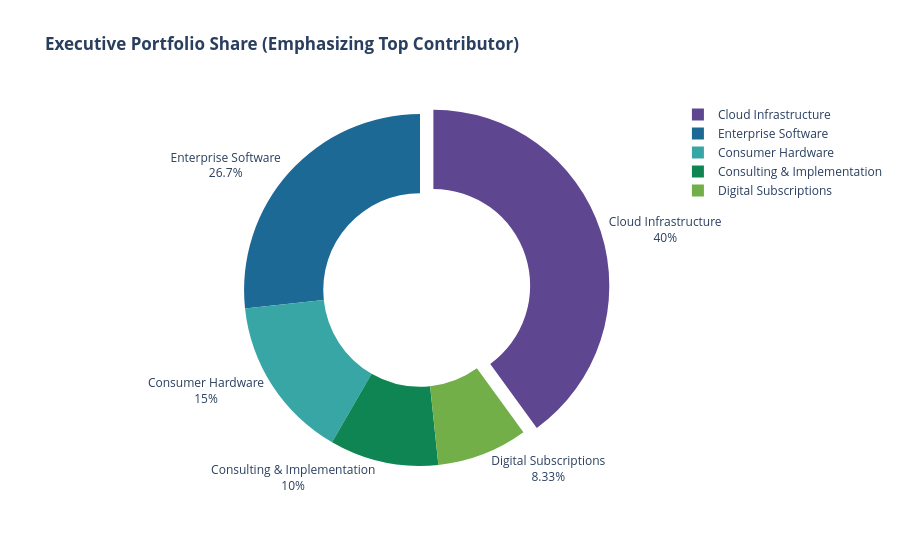

The cell this chart's notebook holds for it:
### Markdown cell above
### Exercise 2: Modify Chart Settings (Custom Donut Chart)
In the code cell below, modify the Plotly donut chart:
- Change the donut cutout size to `hole=0.55`.
- Use a custom qualitative color sequence: `color_discrete_sequence=px.colors.qualitative.Prism`.
- Pull/explode the largest slice slightly (`pull=[0.08, 0, 0, 0, 0]`) to emphasize the leading division.

### Code cell
# Exercise 2: Student Code
fig_custom_donut = px.pie(
    df,
    names="category",
    values="revenue",
    hole=0.55,
    color_discrete_sequence=px.colors.qualitative.Prism,
    title="<b>Executive Portfolio Share (Emphasizing Top Contributor)</b>"
)

# Explode the first slice (Cloud Infrastructure)
fig_custom_donut.update_traces(
    pull=[0.08, 0, 0, 0, 0],
    textinfo="percent+label",
    textposition="outside"
)
fig_custom_donut.update_layout(template="plotly_white")
fig_custom_donut.show()

### Figure 1 — Plotly figure (JSON) as saved in the notebook; plotly's stock layout.template omitted (floating-point values rounded to 4 significant figures)
{"data": [{"domain": {"x": [0, 1], "y": [0, 1]}, "hole": 0.55, "hovertemplate": "category=%{label}<br>revenue=%{value}<extra></extra>", "labels": ["Cloud Infrastructure", "Enterprise Software", "Consumer Hardware", "Consulting & Implementation", "Digital Subscriptions"], "legendgroup": "", "name": "", "pull": [0.08, 0, 0, 0, 0], "showlegend": true, "textinfo": "percent+label", "textposition": "outside", "type": "pie", "values": [48000000, 32000000, 18000000, 12000000, 10000000]}], "layout": {"legend": {"tracegroupgap": 0}, "piecolorway": ["rgb(95, 70, 144)", "rgb(29, 105, 150)", "rgb(56, 166, 165)", "rgb(15, 133, 84)", "rgb(115, 175, 72)", "rgb(237, 173, 8)", "rgb(225, 124, 5)", "rgb(204, 80, 62)", "rgb(148, 52, 110)", "rgb(111, 64, 112)", "rgb(102, 102, 102)"], "title": {"text": "<b>Executive Portfolio Share (Emphasizing Top Contributor)</b>"}}}
